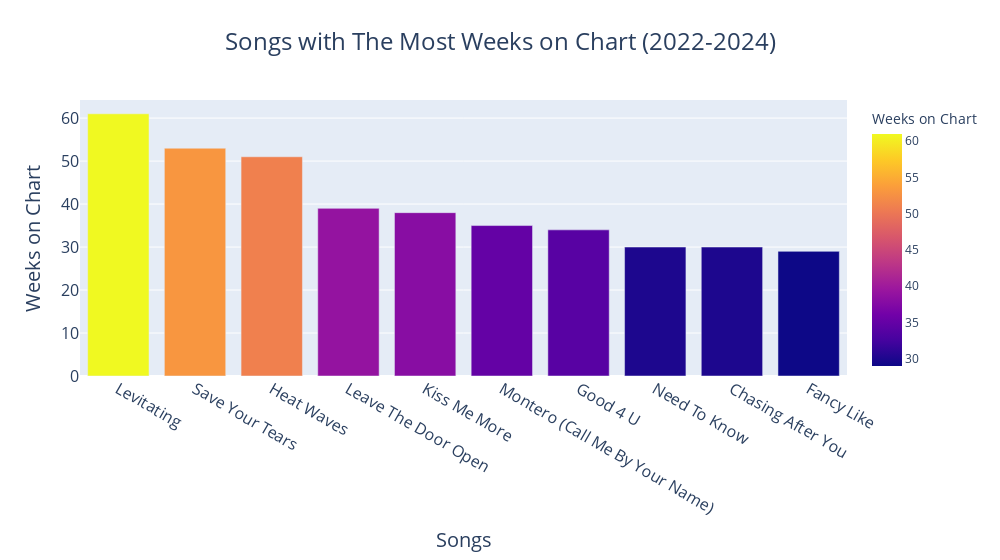

Here is the notebook cell this chart was saved with:
### Code cell
# Songs with the most weeks on chart (2022-2024)
# Create a bar chart
fig = px.bar(
    top10_weeks_on_chart_sorted,
    x='Title',
    y='Weeks on Chart',
    color='Weeks on Chart',
    hover_data=['Singer(s)'],
    title='Songs with The Most Weeks on Chart (2022-2024)',
    width=1000
)

# Customize the chart
fig.update_layout(
    title_font=dict(size=24),
    title_x=0.5,
    xaxis_title='Songs',
    yaxis_title='Weeks on Chart',
    xaxis_title_font=dict(size=20),
    yaxis_title_font=dict(size=20),
    xaxis=dict(
        tickfont=dict(size=16),
    ),
    yaxis=dict(
        tickfont=dict(size=16)
    ),
    hoverlabel=dict(
        font=dict(
            family="Arial",
            size=14
        )
    ),
    bargap=0.2
)

# Show the chart
fig.show()

### Figure 1 — Plotly figure (JSON) as saved in the notebook; plotly's stock layout.template omitted (floating-point values rounded to 4 significant figures)
{"data": [{"alignmentgroup": "True", "customdata": [["Dua Lipa"], ["The Weeknd & Ariana Grande"], ["Glass Animals"], ["Silk Sonic (Bruno Mars & Anderson .Paak)"], ["Doja Cat Featuring SZA"], ["Lil Nas X"], ["Olivia Rodrigo"], ["Doja Cat"], ["Ryan Hurd With Maren Morris"], ["Walker Hayes"]], "hovertemplate": "Title=%{x}<br>Weeks on Chart=%{marker.color}<br>Singer(s)=%{customdata[0]}<extra></extra>", "legendgroup": "", "marker": {"color": [61, 53, 51, 39, 38, 35, 34, 30, 30, 29], "coloraxis": "coloraxis", "pattern": {"shape": ""}}, "name": "", "offsetgroup": "", "orientation": "v", "showlegend": false, "textposition": "auto", "type": "bar", "x": ["Levitating", "Save Your Tears", "Heat Waves", "Leave The Door Open", "Kiss Me More", "Montero (Call Me By Your Name)", "Good 4 U", "Need To Know", "Chasing After You", "Fancy Like"], "xaxis": "x", "y": [61, 53, 51, 39, 38, 35, 34, 30, 30, 29], "yaxis": "y"}], "layout": {"bargap": 0.2, "barmode": "relative", "coloraxis": {"colorbar": {"title": {"text": "Weeks on Chart"}}, "colorscale": [[0, "#0d0887"], [0.1111, "#46039f"], [0.2222, "#7201a8"], [0.3333, "#9c179e"], [0.4444, "#bd3786"], [0.5556, "#d8576b"], [0.6667, "#ed7953"], [0.7778, "#fb9f3a"], [0.8889, "#fdca26"], [1, "#f0f921"]]}, "hoverlabel": {"font": {"family": "Arial", "size": 14}}, "legend": {"tracegroupgap": 0}, "title": {"font": {"size": 24}, "text": "Songs with The Most Weeks on Chart (2022-2024)", "x": 0.5}, "width": 1000, "xaxis": {"anchor": "y", "domain": [0, 1], "tickfont": {"size": 16}, "title": {"font": {"size": 20}, "text": "Songs"}}, "yaxis": {"anchor": "x", "domain": [0, 1], "tickfont": {"size": 16}, "title": {"font": {"size": 20}, "text": "Weeks on Chart"}}}}
